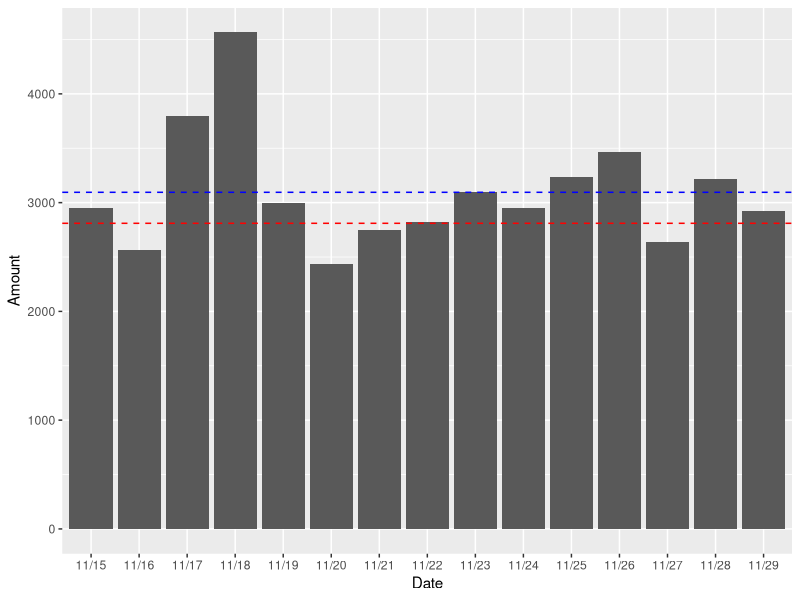

Source code (R):
## ---- chunk 1
knitr::opts_chunk$set(echo = TRUE)
## ---- chunk 2
#install.packages("readxl")
#install.packages("ggplot2")
#install.packages("dplyr")
library(readxl)
library(ggplot2)
library(dplyr)
## ---- chunk 3
water<-read_excel("data211 project.xlsx")
water

## ---- chunk 4
t.test(water$Amount,mu=2810,alternative = "greater")
## ---- chunk 5
ggplot(data=water,aes(x=Date, y=Amount))+geom_col()+geom_hline(yintercept=2810, linetype="dashed", color="red")+geom_hline(yintercept=3095, linetype="dashed", color="blue")
